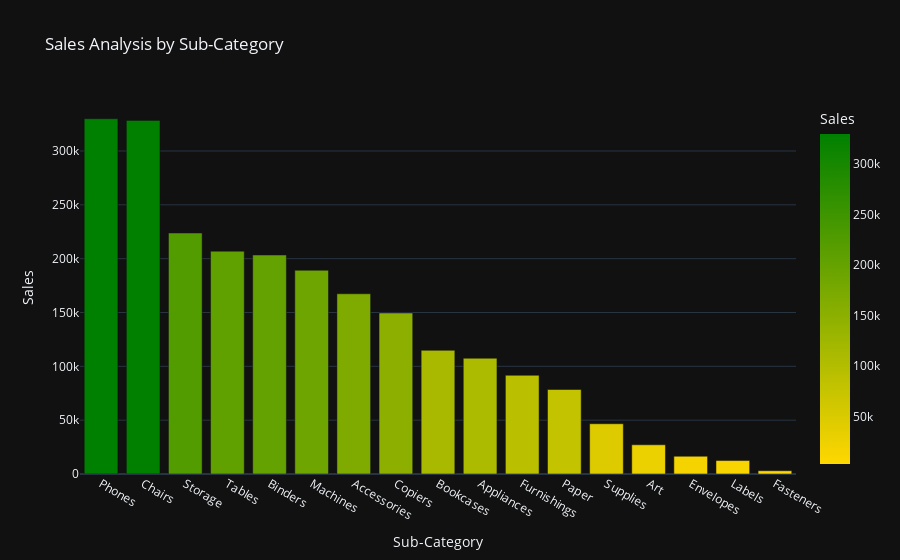

Write notebook code for a chart like this one.
### Code cell
sales_by_subcategory = data.groupby('Sub-Category')['Sales'].sum().reset_index()
sales_by_subcategory = sales_by_subcategory.sort_values(by='Sales', ascending=False)
fig = px.bar(sales_by_subcategory,
             x = 'Sub-Category',
             y = 'Sales',
             color='Sales',
             color_continuous_scale=["gold", "green"],
             template="plotly_dark",
             title = 'Sales Analysis by Sub-Category')
fig.show()

### Figure 1 — Plotly figure (JSON) as saved in the notebook; plotly's stock layout.template omitted (floating-point values rounded to 4 significant figures)
{"data": [{"alignmentgroup": "True", "hovertemplate": "Sub-Category=%{x}<br>Sales=%{marker.color}<extra></extra>", "legendgroup": "", "marker": {"color": [330000.0, 328400.0, 223800.0, 207000.0, 203400.0, 189200.0, 167400.0, 149500.0, 114900.0, 107500.0, 91710.0, 78480.0, 46670.0, 27120.0, 16480.0, 12490.0, 3024.0], "coloraxis": "coloraxis", "pattern": {"shape": ""}}, "name": "", "offsetgroup": "", "orientation": "v", "showlegend": false, "textposition": "auto", "type": "bar", "x": ["Phones", "Chairs", "Storage", "Tables", "Binders", "Machines", "Accessories", "Copiers", "Bookcases", "Appliances", "Furnishings", "Paper", "Supplies", "Art", "Envelopes", "Labels", "Fasteners"], "xaxis": "x", "y": [330000.0, 328400.0, 223800.0, 207000.0, 203400.0, 189200.0, 167400.0, 149500.0, 114900.0, 107500.0, 91710.0, 78480.0, 46670.0, 27120.0, 16480.0, 12490.0, 3024.0], "yaxis": "y"}], "layout": {"barmode": "relative", "coloraxis": {"colorbar": {"title": {"text": "Sales"}}, "colorscale": [[0, "gold"], [1, "green"]]}, "legend": {"tracegroupgap": 0}, "title": {"text": "Sales Analysis by Sub-Category"}, "xaxis": {"anchor": "y", "domain": [0, 1], "title": {"text": "Sub-Category"}}, "yaxis": {"anchor": "x", "domain": [0, 1], "title": {"text": "Sales"}}}}
